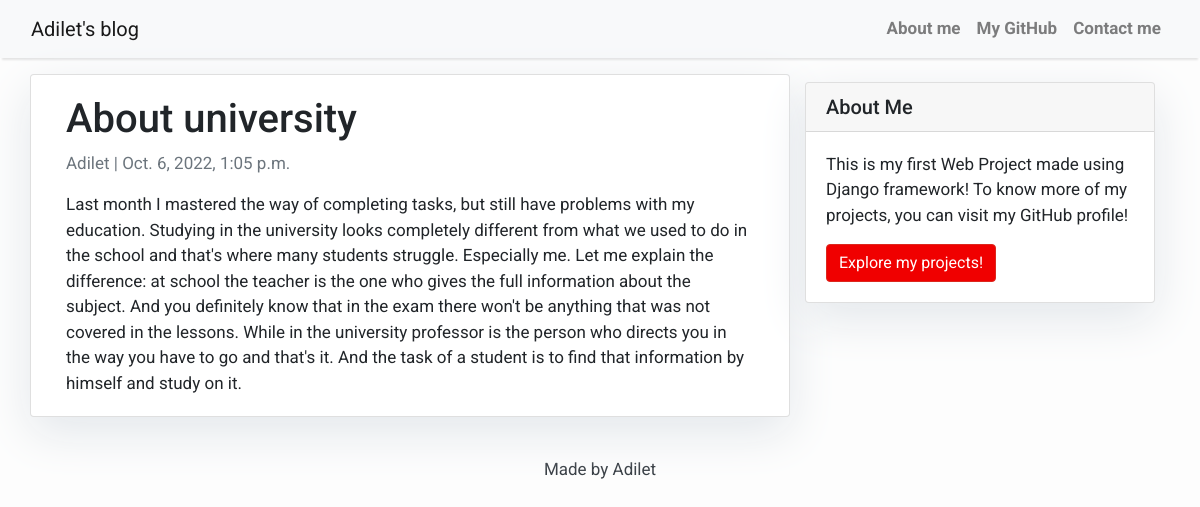
Page /about-university/ on the committed database.
### my_blog/models.py (models this page shows, shortened)
class Post(models.Model):
    title = models.CharField(max_length=200, unique=True)
    slug = models.SlugField(max_length=200, unique=True)
    author = models.ForeignKey(User, on_delete=models.CASCADE, related_name='blog_posts')
    updated_on = models.DateTimeField(auto_now=True)
    content = models.TextField()
    created_on = models.DateTimeField(auto_now_add=True)
    status = models.IntegerField(choices=STATUS, default=0)
    class Meta:
        ordering = ['-created_on']

### my_blog/views.py (the view)
# urls.py: path('<slug:slug>/', views.PostDetail.as_view(), name='post_detail')
class PostDetail(generic.DetailView):
    model = Post
    template_name = 'post_detail.html'

### my_blog/templates/post_detail.html
{% extends 'base.html' %} {% block content %}
<div class="container">
  <div class="row">
    <div class="col-md-8 card mb-4  mt-3 left  top">
      <div class="card-body">
        <h1>{% block title %} {{ object.title }} {% endblock title %}</h1>
        <p class=" text-muted">{{ post.author }} | {{ post.created_on }}</p>
        <p class="card-text ">{{ object.content | safe }}</p>
      </div>
    </div>
    {% block sidebar %} {% include 'sidebar.html' %} {% endblock sidebar %}
  </div>
</div>
{% endblock content %}

### my_blog/templates/base.html (style rules this page uses)
body { font-family: "Roboto", sans-serif; font-size: 17px; background-color: #fdfdfd; }

### my_blog/templates/sidebar.html (style rules this page uses)
.card { box-shadow: 0 16px 48px #E3E7EB; }

### rows in the picture
Post: title "About university", author "Adilet", created_on "Oct. 6, 2022, 1:05 p.m.", content "Last month I mastered the way of completing tasks, but still have problems with my education. Studying in the university looks completely different from what we used to do in the school and that's where many students struggle. Especially me. Let me explain the difference: at school the teacher is the one who gives the full information about the subject. And you definitely know that in the exam there won't be anything that was not covered in the lessons. While in the university professor is the person who directs you in the way you have to go and that's it. And the task of a student is to find that information by himself and study on it."
